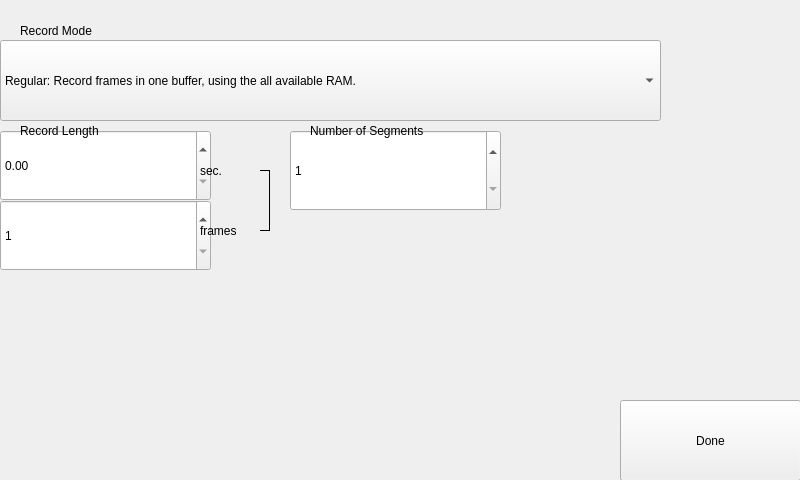
<?xml version="1.0" encoding="UTF-8"?>
<ui version="4.0">
 <class>RecordMode</class>
 <widget class="QWidget" name="RecordMode">
  <property name="geometry">
   <rect>
    <x>0</x>
    <y>0</y>
    <width>800</width>
    <height>480</height>
   </rect>
  </property>
  <property name="windowTitle">
   <string notr="true">Record Mode</string>
  </property>
  <widget class="Backdrop" name="backdrop">
   <property name="geometry">
    <rect>
     <x>0</x>
     <y>0</y>
     <width>801</width>
     <height>481</height>
    </rect>
   </property>
  </widget>
  <widget class="QStackedWidget" name="uiRecordModePanes">
   <property name="geometry">
    <rect>
     <x>0</x>
     <y>90</y>
     <width>801</width>
     <height>311</height>
    </rect>
   </property>
   <property name="currentIndex">
    <number>1</number>
   </property>
   <widget class="QWidget" name="uiRegularPane">
    <widget class="Label" name="uiRegularLengthInSeconds">
     <property name="geometry">
      <rect>
       <x>20</x>
       <y>60</y>
       <width>131</width>
       <height>21</height>
      </rect>
     </property>
     <property name="text">
      <string>{:.2f} seconds</string>
     </property>
    </widget>
    <widget class="Label" name="uiRegularLengthInFrames">
     <property name="geometry">
      <rect>
       <x>20</x>
       <y>90</y>
       <width>131</width>
       <height>21</height>
      </rect>
     </property>
     <property name="text">
      <string>{:d} frames</string>
     </property>
    </widget>
    <widget class="QWidget" name="widget_2" native="true">
     <property name="geometry">
      <rect>
       <x>150</x>
       <y>70</y>
       <width>10</width>
       <height>31</height>
      </rect>
     </property>
     <property name="styleSheet">
      <string notr="true">border: 1px solid black; border-left-width: 0px;</string>
     </property>
    </widget>
    <widget class="Label" name="uiRegularLengthNumSegments">
     <property name="geometry">
      <rect>
       <x>310</x>
       <y>60</y>
       <width>16</width>
       <height>21</height>
      </rect>
     </property>
     <property name="text">
      <string>1</string>
     </property>
    </widget>
    <widget class="Subheader" name="subheader_5">
     <property name="geometry">
      <rect>
       <x>310</x>
       <y>30</y>
       <width>241</width>
       <height>21</height>
      </rect>
     </property>
     <property name="text">
      <string>Number of Segments</string>
     </property>
    </widget>
    <widget class="Subheader" name="subheader_6">
     <property name="geometry">
      <rect>
       <x>20</x>
       <y>30</y>
       <width>241</width>
       <height>21</height>
      </rect>
     </property>
     <property name="text">
      <string>Record Length</string>
     </property>
    </widget>
   </widget>
   <widget class="QWidget" name="uiSegmentedPane">
    <widget class="SpinBox" name="uiSegmentLengthInFrames">
     <property name="geometry">
      <rect>
       <x>0</x>
       <y>110</y>
       <width>211</width>
       <height>71</height>
      </rect>
     </property>
     <property name="minimum">
      <number>1</number>
     </property>
     <property name="singleStep">
      <number>100</number>
     </property>
     <property name="clickMarginTop" stdset="0">
      <enum>SpinBox::half</enum>
     </property>
    </widget>
    <widget class="DecimalSpinBox" name="uiSegmentLengthInSeconds">
     <property name="geometry">
      <rect>
       <x>0</x>
       <y>40</y>
       <width>211</width>
       <height>71</height>
      </rect>
     </property>
     <property name="clickMarginBottom" stdset="0">
      <enum>DecimalSpinBox::half</enum>
     </property>
    </widget>
    <widget class="SpinBox" name="uiSegmentLengthNumSegments">
     <property name="geometry">
      <rect>
       <x>290</x>
       <y>40</y>
       <width>211</width>
       <height>81</height>
      </rect>
     </property>
     <property name="minimum">
      <number>1</number>
     </property>
     <property name="maximum">
      <number>9999999</number>
     </property>
    </widget>
    <widget class="Label" name="label">
     <property name="geometry">
      <rect>
       <x>200</x>
       <y>70</y>
       <width>71</width>
       <height>21</height>
      </rect>
     </property>
     <property name="text">
      <string>sec.</string>
     </property>
    </widget>
    <widget class="Label" name="label_2">
     <property name="geometry">
      <rect>
       <x>200</x>
       <y>130</y>
       <width>61</width>
       <height>21</height>
      </rect>
     </property>
     <property name="text">
      <string>frames</string>
     </property>
    </widget>
    <widget class="QWidget" name="widget" native="true">
     <property name="geometry">
      <rect>
       <x>260</x>
       <y>80</y>
       <width>10</width>
       <height>61</height>
      </rect>
     </property>
     <property name="styleSheet">
      <string notr="true">border: 1px solid black; border-left-width: 0px;</string>
     </property>
    </widget>
    <widget class="Subheader" name="subheader_7">
     <property name="geometry">
      <rect>
       <x>310</x>
       <y>30</y>
       <width>241</width>
       <height>21</height>
      </rect>
     </property>
     <property name="text">
      <string>Number of Segments</string>
     </property>
    </widget>
    <widget class="Subheader" name="subheader_8">
     <property name="geometry">
      <rect>
       <x>20</x>
       <y>30</y>
       <width>241</width>
       <height>21</height>
      </rect>
     </property>
     <property name="text">
      <string>Record Length</string>
     </property>
    </widget>
   </widget>
   <widget class="QWidget" name="uiBurstPane">
    <widget class="Label" name="uiBurstTimeInSeconds">
     <property name="geometry">
      <rect>
       <x>20</x>
       <y>60</y>
       <width>191</width>
       <height>21</height>
      </rect>
     </property>
     <property name="text">
      <string>{:.2f} seconds in total</string>
     </property>
    </widget>
    <widget class="Label" name="uiBurstTimeInFrames">
     <property name="geometry">
      <rect>
       <x>20</x>
       <y>90</y>
       <width>191</width>
       <height>21</height>
      </rect>
     </property>
     <property name="text">
      <string>{:d} frames in total</string>
     </property>
    </widget>
    <widget class="QWidget" name="widget_4" native="true">
     <property name="geometry">
      <rect>
       <x>210</x>
       <y>70</y>
       <width>10</width>
       <height>31</height>
      </rect>
     </property>
     <property name="styleSheet">
      <string notr="true">border: 1px solid black; border-left-width: 0px;</string>
     </property>
    </widget>
    <widget class="Label" name="uiBurstLengthNumSegments">
     <property name="geometry">
      <rect>
       <x>310</x>
       <y>60</y>
       <width>16</width>
       <height>21</height>
      </rect>
     </property>
     <property name="text">
      <string>1</string>
     </property>
    </widget>
    <widget class="Subheader" name="subheader">
     <property name="geometry">
      <rect>
       <x>20</x>
       <y>30</y>
       <width>241</width>
       <height>21</height>
      </rect>
     </property>
     <property name="text">
      <string>Record Length</string>
     </property>
    </widget>
    <widget class="Subheader" name="subheader_2">
     <property name="geometry">
      <rect>
       <x>310</x>
       <y>30</y>
       <width>241</width>
       <height>21</height>
      </rect>
     </property>
     <property name="text">
      <string>Number of Segments</string>
     </property>
    </widget>
   </widget>
   <widget class="QWidget" name="uiRunAndGunPane">
    <widget class="Label" name="uiRunNGunTimeInFrames">
     <property name="geometry">
      <rect>
       <x>20</x>
       <y>90</y>
       <width>191</width>
       <height>21</height>
      </rect>
     </property>
     <property name="text">
      <string>{:d} frames in total</string>
     </property>
    </widget>
    <widget class="Label" name="uiRunNGunTimeInSeconds">
     <property name="geometry">
      <rect>
       <x>20</x>
       <y>60</y>
       <width>191</width>
       <height>21</height>
      </rect>
     </property>
     <property name="text">
      <string>{:.2f} seconds in total</string>
     </property>
    </widget>
    <widget class="Label" name="uiRunNGunNumSegments">
     <property name="geometry">
      <rect>
       <x>310</x>
       <y>60</y>
       <width>51</width>
       <height>21</height>
      </rect>
     </property>
     <property name="text">
      <string>Many</string>
     </property>
    </widget>
    <widget class="QWidget" name="widget_3" native="true">
     <property name="geometry">
      <rect>
       <x>210</x>
       <y>70</y>
       <width>10</width>
       <height>31</height>
      </rect>
     </property>
     <property name="styleSheet">
      <string notr="true">border: 1px solid black; border-left-width: 0px;</string>
     </property>
    </widget>
    <widget class="Subheader" name="subheader_3">
     <property name="geometry">
      <rect>
       <x>310</x>
       <y>30</y>
       <width>241</width>
       <height>21</height>
      </rect>
     </property>
     <property name="text">
      <string>Number of Segments</string>
     </property>
    </widget>
    <widget class="Subheader" name="subheader_4">
     <property name="geometry">
      <rect>
       <x>20</x>
       <y>30</y>
       <width>241</width>
       <height>21</height>
      </rect>
     </property>
     <property name="text">
      <string>Record Length</string>
     </property>
    </widget>
   </widget>
  </widget>
  <widget class="HeaderLabel" name="headerlabel">
   <property name="geometry">
    <rect>
     <x>20</x>
     <y>10</y>
     <width>241</width>
     <height>41</height>
    </rect>
   </property>
   <property name="text">
    <string>Record Mode</string>
   </property>
  </widget>
  <widget class="ComboBox" name="uiRecordMode">
   <property name="geometry">
    <rect>
     <x>0</x>
     <y>40</y>
     <width>661</width>
     <height>81</height>
    </rect>
   </property>
   <item>
    <property name="text">
     <string>Regular: Record frames in one buffer, using the all available RAM.</string>
    </property>
   </item>
   <item>
    <property name="text">
     <string>Segmented: Record frames in separate buffers, one buffer per trigger.</string>
    </property>
   </item>
   <item>
    <property name="text">
     <string>Burst: Record video only while the trigger is held.</string>
    </property>
   </item>
   <item>
    <property name="text">
     <string>Run &amp; Gun: Clips are recorded into buffers until RAM is exhausted.</string>
    </property>
   </item>
  </widget>
  <widget class="Button" name="uiDone">
   <property name="geometry">
    <rect>
     <x>620</x>
     <y>400</y>
     <width>181</width>
     <height>81</height>
    </rect>
   </property>
   <property name="text">
    <string>Done</string>
   </property>
  </widget>
 </widget>
 <customwidgets>
  <customwidget>
   <class>Backdrop</class>
   <extends>QLabel</extends>
   <header>backdrop</header>
  </customwidget>
  <customwidget>
   <class>Button</class>
   <extends>QPushButton</extends>
   <header>button</header>
  </customwidget>
  <customwidget>
   <class>ComboBox</class>
   <extends>QComboBox</extends>
   <header>combo_box</header>
  </customwidget>
  <customwidget>
   <class>DecimalSpinBox</class>
   <extends>QDoubleSpinBox</extends>
   <header>decimal_spin_box</header>
  </customwidget>
  <customwidget>
   <class>HeaderLabel</class>
   <extends>QLabel</extends>
   <header>header_label</header>
  </customwidget>
  <customwidget>
   <class>Label</class>
   <extends>QLabel</extends>
   <header>label</header>
  </customwidget>
  <customwidget>
   <class>SpinBox</class>
   <extends>QSpinBox</extends>
   <header>spin_box</header>
  </customwidget>
  <customwidget>
   <class>Subheader</class>
   <extends>QLabel</extends>
   <header>subheader</header>
  </customwidget>
 </customwidgets>
 <tabstops>
  <tabstop>uiDone</tabstop>
  <tabstop>uiRecordMode</tabstop>
  <tabstop>uiSegmentLengthInSeconds</tabstop>
  <tabstop>uiSegmentLengthNumSegments</tabstop>
  <tabstop>uiSegmentLengthInFrames</tabstop>
 </tabstops>
 <resources/>
 <connections/>
</ui>
